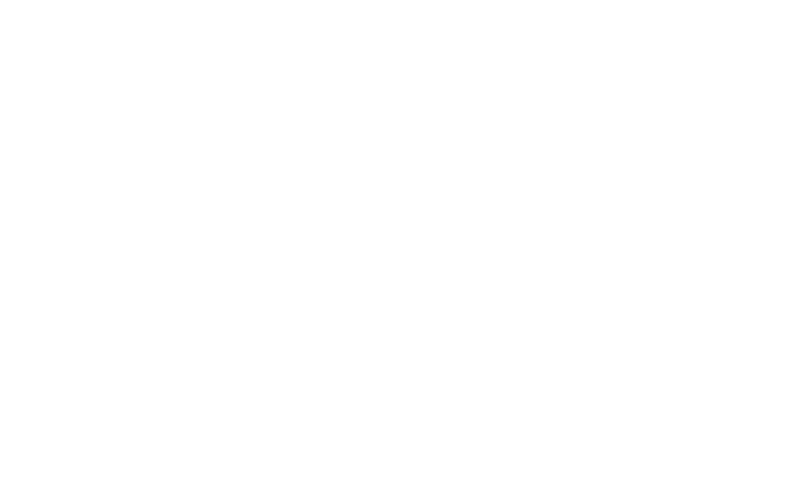
Frame 1 (no input)
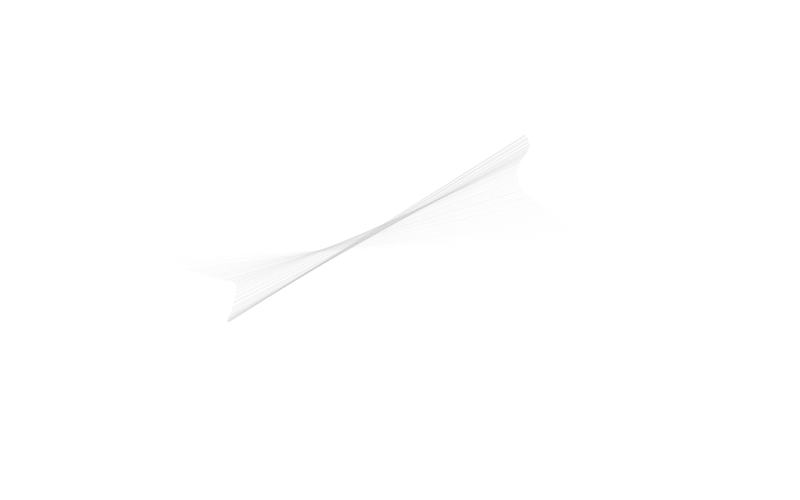
Frame 60 (the mouse pressed at the canvas centre just before this capture)
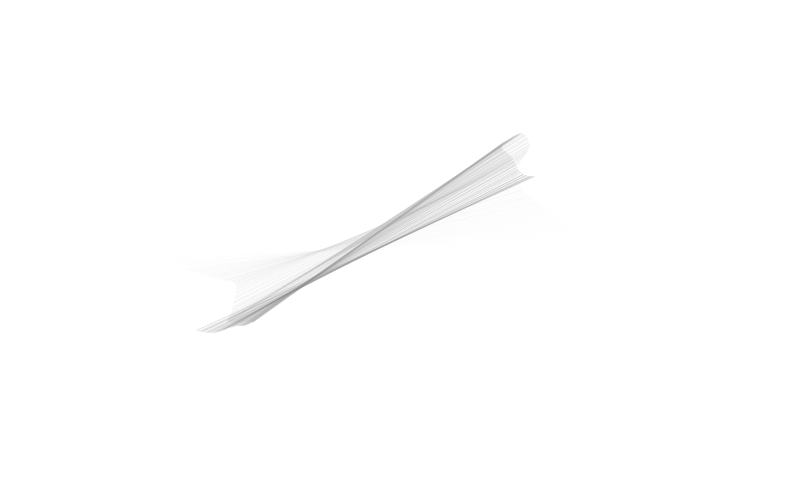
Frame 120 (the mouse held since frame 60 and released just before this capture)

The Processing sketch that drew these frames (run headless with seeded random() and noise(); from frame 60 on, the mouse is pressed at the canvas centre):

// Processing sketch: GenArt7_WaveClock1
// ── GenArt7_WaveClock1.pde
float _angnoise, _radiusnoise;
float _xnoise, _ynoise;
float _angle = -PI/2;
float _radius;
float _strokeCol = 254;
int _strokeChange = -1;

void setup(){

size (800, 500);
smooth();
frameRate(30);
background(255);
noFill();
_angnoise = random(10);
_radiusnoise = random(10);
_xnoise = random(10);
_ynoise = random(10);
}
void draw() {
  
/*Next, I made the length of the connecting line change by varying the 
radius with a noise value
as it rotated (see figure 4.13).
*/
_radiusnoise += 0.005;
_radius = (noise(_radiusnoise) * 550) +1;

/*I varied the density of the line packing by adding a second noise
variance to the angle of rotation. I allowed the angle to increase 
or decrease so the rotation could reverse. This gave the effect you 
can see in figure 4.14
*/
_angnoise += 0.005;
_angle += (noise(_angnoise) * 6) - 3;
if (_angle > 360) { _angle -= 360; }
if (_angle < 0) { _angle += 360; }

/*Finally, for one extra touch of non-linearity, I wobbled the center of the 
circle slightly, again using a noise function to move it plus or minus 10 
pixels in the x or y direction:
*/
_xnoise += 0.01;
_ynoise += 0.01;
float centerX = width/2 + (noise(_xnoise) * 100) - 50;
float centerY = height/2 + (noise(_ynoise) * 100) - 50;

/*calculated the opposite point by adding pi to the current angle, which, 
if you’re using radians, rotates it 180 degrees. I then extrapolated
the two circumference points using the same sine and cosine functions
*/
float rad = radians(_angle);

float x1 = centerX + (_radius * cos(rad));
float y1 = centerY + (_radius * sin(rad));

float opprad = rad + PI;
float x2 = centerX + (_radius * cos(opprad));
float y2 = centerY + (_radius * sin(opprad));

_strokeCol += _strokeChange;
if (_strokeCol > 254) { _strokeChange = -1; }
if (_strokeCol < 0) { _strokeChange = 1; }
stroke(_strokeCol, 60);

strokeWeight(1);
line(x1, y1, x2, y2);
}
